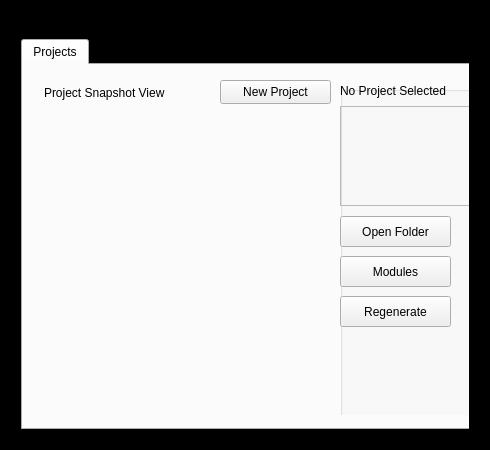
<?xml version="1.0" encoding="UTF-8"?>
<ui version="4.0">
 <class>Torque3DFrontloaderClass</class>
 <widget class="QMainWindow" name="Torque3DFrontloaderClass">
  <property name="geometry">
   <rect>
    <x>0</x>
    <y>0</y>
    <width>490</width>
    <height>450</height>
   </rect>
  </property>
  <property name="minimumSize">
   <size>
    <width>490</width>
    <height>450</height>
   </size>
  </property>
  <property name="maximumSize">
   <size>
    <width>490</width>
    <height>450</height>
   </size>
  </property>
  <property name="windowTitle">
   <string>Torque 3D Project Manager 2.1</string>
  </property>
  <property name="styleSheet">
   <string notr="true">#centralWidget {
background-color: black;
}</string>
  </property>
  <widget class="QWidget" name="centralWidget">
   <widget class="QWidget" name="layoutWidget">
    <property name="geometry">
     <rect>
      <x>0</x>
      <y>0</y>
      <width>480</width>
      <height>611</height>
     </rect>
    </property>
    <layout class="QVBoxLayout">
     <property name="spacing">
      <number>4</number>
     </property>
     <property name="bottomMargin">
      <number>12</number>
     </property>
     <item>
      <widget class="QWidget" name="PageTitle" native="true">
       <property name="maximumSize">
        <size>
         <width>16777215</width>
         <height>14</height>
        </size>
       </property>
      </widget>
     </item>
     <item>
      <widget class="QWidget" name="widget" native="true">
       <widget class="QTabWidget" name="TabSet">
        <property name="geometry">
         <rect>
          <x>10</x>
          <y>10</y>
          <width>470</width>
          <height>391</height>
         </rect>
        </property>
        <property name="currentIndex">
         <number>0</number>
        </property>
        <widget class="QWidget" name="ExistingTab">
         <attribute name="title">
          <string>Projects</string>
         </attribute>
         <widget class="QWidget" name="layoutWidget">
          <property name="geometry">
           <rect>
            <x>0</x>
            <y>0</y>
            <width>691</width>
            <height>361</height>
           </rect>
          </property>
          <layout class="QHBoxLayout">
           <item>
            <widget class="QWidget" name="ProjectSnapshotWidget" native="true">
             <property name="maximumSize">
              <size>
               <width>300</width>
               <height>16777215</height>
              </size>
             </property>
             <widget class="QLabel" name="label_13">
              <property name="geometry">
               <rect>
                <x>10</x>
                <y>8</y>
                <width>141</width>
                <height>17</height>
               </rect>
              </property>
              <property name="text">
               <string>Project Snapshot View</string>
              </property>
             </widget>
             <widget class="QPushButton" name="CreateNewProjectButton">
              <property name="geometry">
               <rect>
                <x>186</x>
                <y>4</y>
                <width>111</width>
                <height>24</height>
               </rect>
              </property>
              <property name="toolTip">
               <string>Create a new project</string>
              </property>
              <property name="text">
               <string>New Project</string>
              </property>
              <property name="icon">
               <iconset resource="torque3dfrontloader.qrc">
                <normaloff>:/Torque3DFrontloader/resources/new.png</normaloff>:/Torque3DFrontloader/resources/new.png</iconset>
              </property>
             </widget>
             <widget class="ProjectTree" name="ProjectTreeList" native="true">
              <property name="geometry">
               <rect>
                <x>10</x>
                <y>29</y>
                <width>286</width>
                <height>329</height>
               </rect>
              </property>
             </widget>
            </widget>
           </item>
           <item>
            <widget class="QWidget" name="widget_6" native="true">
             <widget class="QGroupBox" name="ProjectInformationGroupBox">
              <property name="geometry">
               <rect>
                <x>0</x>
                <y>10</y>
                <width>160</width>
                <height>361</height>
               </rect>
              </property>
              <property name="font">
               <font>
                <family>Arial</family>
                <weight>50</weight>
                <italic>false</italic>
                <bold>false</bold>
               </font>
              </property>
              <property name="title">
               <string/>
              </property>
              <property name="flat">
               <bool>true</bool>
              </property>
              <widget class="QLabel" name="ExistingProjectInfoMyGameName">
               <property name="geometry">
                <rect>
                 <x>0</x>
                 <y>-5</y>
                 <width>160</width>
                 <height>20</height>
                </rect>
               </property>
               <property name="sizePolicy">
                <sizepolicy hsizetype="Preferred" vsizetype="Preferred">
                 <horstretch>0</horstretch>
                 <verstretch>0</verstretch>
                </sizepolicy>
               </property>
               <property name="font">
                <font>
                 <family>Arial</family>
                 <weight>50</weight>
                 <italic>false</italic>
                 <bold>false</bold>
                </font>
               </property>
               <property name="autoFillBackground">
                <bool>false</bool>
               </property>
               <property name="text">
                <string>No Project Selected</string>
               </property>
               <property name="scaledContents">
                <bool>false</bool>
               </property>
              </widget>
              <widget class="QLabel" name="ExistingProjectInfoPreviewImage">
               <property name="geometry">
                <rect>
                 <x>0</x>
                 <y>20</y>
                 <width>150</width>
                 <height>100</height>
                </rect>
               </property>
               <property name="frameShape">
                <enum>QFrame::StyledPanel</enum>
               </property>
              </widget>
              <widget class="QPushButton" name="OpenFolderButton">
               <property name="enabled">
                <bool>true</bool>
               </property>
               <property name="geometry">
                <rect>
                 <x>0</x>
                 <y>130</y>
                 <width>111</width>
                 <height>31</height>
                </rect>
               </property>
               <property name="toolTip">
                <string>Open the project's folder</string>
               </property>
               <property name="text">
                <string>Open Folder</string>
               </property>
               <property name="icon">
                <iconset resource="torque3dfrontloader.qrc">
                 <normaloff>:/Torque3DFrontloader/resources/open-c.png</normaloff>:/Torque3DFrontloader/resources/open-c.png</iconset>
               </property>
               <property name="flat">
                <bool>false</bool>
               </property>
              </widget>
              <widget class="QPushButton" name="ChangeModulesButton">
               <property name="enabled">
                <bool>true</bool>
               </property>
               <property name="geometry">
                <rect>
                 <x>0</x>
                 <y>170</y>
                 <width>111</width>
                 <height>31</height>
                </rect>
               </property>
               <property name="toolTip">
                <string>&lt;html&gt;&lt;head&gt;&lt;meta name=&quot;qrichtext&quot; content=&quot;1&quot; /&gt;&lt;style type=&quot;text/css&quot;&gt;
p, li { white-space: pre-wrap; }
&lt;/style&gt;&lt;/head&gt;&lt;body style=&quot; font-family:'MS Shell Dlg 2'; font-size:8.25pt; font-weight:400; font-style:normal;&quot;&gt;
&lt;p style=&quot; margin-top:0px; margin-bottom:0px; margin-left:0px; margin-right:0px; -qt-block-indent:0; text-indent:0px; font-size:8pt;&quot;&gt;Choose modules for the project and regenerate&lt;/p&gt;&lt;/body&gt;&lt;/html&gt;</string>
               </property>
               <property name="text">
                <string>Modules</string>
               </property>
               <property name="icon">
                <iconset resource="torque3dfrontloader.qrc">
                 <normaloff>:/Torque3DFrontloader/resources/constructor-c.png</normaloff>:/Torque3DFrontloader/resources/constructor-c.png</iconset>
               </property>
              </widget>
              <widget class="QPushButton" name="GenerateSourceButton">
               <property name="enabled">
                <bool>true</bool>
               </property>
               <property name="geometry">
                <rect>
                 <x>0</x>
                 <y>210</y>
                 <width>111</width>
                 <height>31</height>
                </rect>
               </property>
               <property name="toolTip">
                <string>&lt;html&gt;&lt;head&gt;&lt;meta name=&quot;qrichtext&quot; content=&quot;1&quot; /&gt;&lt;style type=&quot;text/css&quot;&gt;
p, li { white-space: pre-wrap; }
&lt;/style&gt;&lt;/head&gt;&lt;body style=&quot; font-family:'MS Shell Dlg 2'; font-size:8.25pt; font-weight:400; font-style:normal;&quot;&gt;
&lt;p style=&quot; margin-top:0px; margin-bottom:0px; margin-left:0px; margin-right:0px; -qt-block-indent:0; text-indent:0px; font-size:8pt;&quot;&gt;This will regenerate the source code projects&lt;/p&gt;&lt;/body&gt;&lt;/html&gt;</string>
               </property>
               <property name="text">
                <string>Regenerate</string>
               </property>
               <property name="icon">
                <iconset resource="torque3dfrontloader.qrc">
                 <normaloff>:/Torque3DFrontloader/resources/cleanup-c.png</normaloff>:/Torque3DFrontloader/resources/cleanup-c.png</iconset>
               </property>
              </widget>
             </widget>
            </widget>
           </item>
          </layout>
         </widget>
        </widget>
       </widget>
      </widget>
     </item>
     <item>
      <widget class="QWidget" name="PageBase" native="true">
       <property name="maximumSize">
        <size>
         <width>16777215</width>
         <height>105</height>
        </size>
       </property>
       <widget class="QGroupBox" name="QuickStartGroupBox">
        <property name="geometry">
         <rect>
          <x>10</x>
          <y>0</y>
          <width>681</width>
          <height>114</height>
         </rect>
        </property>
        <property name="font">
         <font>
          <family>Arial</family>
          <weight>50</weight>
          <italic>false</italic>
          <bold>false</bold>
         </font>
        </property>
        <property name="title">
         <string>Quick Start Video Tutorials</string>
        </property>
        <property name="flat">
         <bool>true</bool>
        </property>
        <widget class="QFrame" name="frame_2">
         <property name="geometry">
          <rect>
           <x>10</x>
           <y>20</y>
           <width>106</width>
           <height>68</height>
          </rect>
         </property>
         <property name="frameShape">
          <enum>QFrame::Box</enum>
         </property>
         <property name="frameShadow">
          <enum>QFrame::Plain</enum>
         </property>
        </widget>
        <widget class="QLabel" name="label_19">
         <property name="geometry">
          <rect>
           <x>10</x>
           <y>90</y>
           <width>86</width>
           <height>18</height>
          </rect>
         </property>
         <property name="text">
          <string>Getting Started</string>
         </property>
        </widget>
        <widget class="QFrame" name="frame_3">
         <property name="geometry">
          <rect>
           <x>140</x>
           <y>20</y>
           <width>106</width>
           <height>68</height>
          </rect>
         </property>
         <property name="frameShape">
          <enum>QFrame::Box</enum>
         </property>
         <property name="frameShadow">
          <enum>QFrame::Plain</enum>
         </property>
        </widget>
        <widget class="QLabel" name="label_20">
         <property name="geometry">
          <rect>
           <x>140</x>
           <y>90</y>
           <width>86</width>
           <height>18</height>
          </rect>
         </property>
         <property name="text">
          <string>World Editor</string>
         </property>
        </widget>
        <widget class="QFrame" name="frame_4">
         <property name="geometry">
          <rect>
           <x>270</x>
           <y>20</y>
           <width>106</width>
           <height>68</height>
          </rect>
         </property>
         <property name="frameShape">
          <enum>QFrame::Box</enum>
         </property>
         <property name="frameShadow">
          <enum>QFrame::Plain</enum>
         </property>
        </widget>
        <widget class="QLabel" name="label_21">
         <property name="geometry">
          <rect>
           <x>270</x>
           <y>90</y>
           <width>86</width>
           <height>18</height>
          </rect>
         </property>
         <property name="text">
          <string>Editing Terrain</string>
         </property>
        </widget>
        <widget class="QLabel" name="label_22">
         <property name="geometry">
          <rect>
           <x>400</x>
           <y>90</y>
           <width>86</width>
           <height>18</height>
          </rect>
         </property>
         <property name="text">
          <string>Editing Script</string>
         </property>
        </widget>
        <widget class="QFrame" name="frame_5">
         <property name="geometry">
          <rect>
           <x>400</x>
           <y>20</y>
           <width>106</width>
           <height>68</height>
          </rect>
         </property>
         <property name="frameShape">
          <enum>QFrame::Box</enum>
         </property>
         <property name="frameShadow">
          <enum>QFrame::Plain</enum>
         </property>
        </widget>
        <widget class="QGroupBox" name="HelpGroupBox">
         <property name="geometry">
          <rect>
           <x>520</x>
           <y>10</y>
           <width>161</width>
           <height>101</height>
          </rect>
         </property>
         <widget class="QPushButton" name="pushButton_4">
          <property name="geometry">
           <rect>
            <x>80</x>
            <y>10</y>
            <width>75</width>
            <height>23</height>
           </rect>
          </property>
          <property name="text">
           <string>PushButton</string>
          </property>
         </widget>
         <widget class="QPushButton" name="pushButton_5">
          <property name="geometry">
           <rect>
            <x>80</x>
            <y>30</y>
            <width>75</width>
            <height>23</height>
           </rect>
          </property>
          <property name="text">
           <string>PushButton</string>
          </property>
         </widget>
         <widget class="QPushButton" name="pushButton_6">
          <property name="geometry">
           <rect>
            <x>80</x>
            <y>50</y>
            <width>75</width>
            <height>23</height>
           </rect>
          </property>
          <property name="text">
           <string>PushButton</string>
          </property>
         </widget>
         <widget class="QPushButton" name="pushButton_7">
          <property name="geometry">
           <rect>
            <x>80</x>
            <y>70</y>
            <width>75</width>
            <height>23</height>
           </rect>
          </property>
          <property name="text">
           <string>PushButton</string>
          </property>
         </widget>
        </widget>
       </widget>
      </widget>
     </item>
    </layout>
   </widget>
   <widget class="QLabel" name="label_2">
    <property name="geometry">
     <rect>
      <x>290</x>
      <y>8</y>
      <width>189</width>
      <height>36</height>
     </rect>
    </property>
    <property name="text">
     <string/>
    </property>
    <property name="pixmap">
     <pixmap resource="torque3dfrontloader.qrc">:/Torque3DFrontloader/resources/Torque_3D_Logo_white.png</pixmap>
    </property>
   </widget>
  </widget>
  <widget class="QMenuBar" name="menuBar">
   <property name="geometry">
    <rect>
     <x>0</x>
     <y>0</y>
     <width>490</width>
     <height>24</height>
    </rect>
   </property>
  </widget>
  <action name="actionRefresh_Stylesheet">
   <property name="text">
    <string>Refresh Stylesheet</string>
   </property>
  </action>
 </widget>
 <layoutdefault spacing="6" margin="11"/>
 <customwidgets>
  <customwidget>
   <class>ProjectTree</class>
   <extends>QWidget</extends>
   <header>ProjectTree.h</header>
   <container>1</container>
  </customwidget>
 </customwidgets>
 <resources>
  <include location="torque3dfrontloader.qrc"/>
 </resources>
 <connections/>
</ui>
